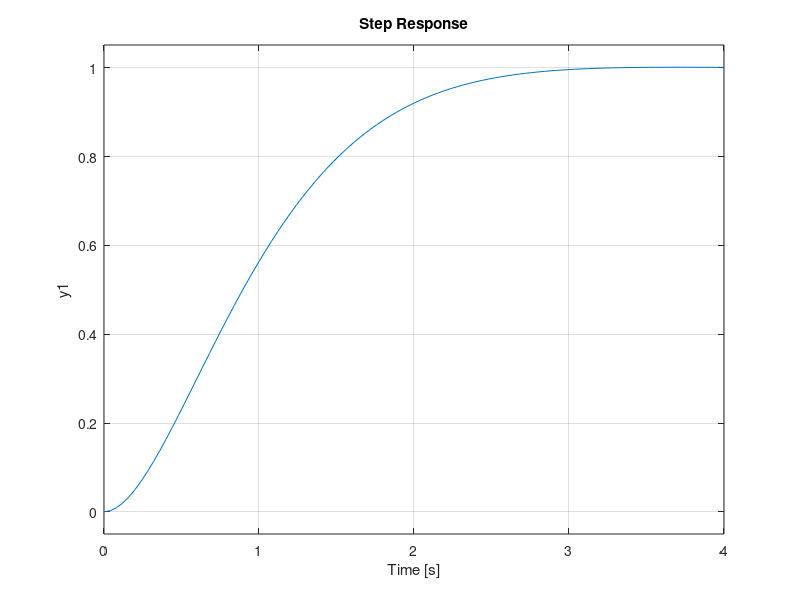
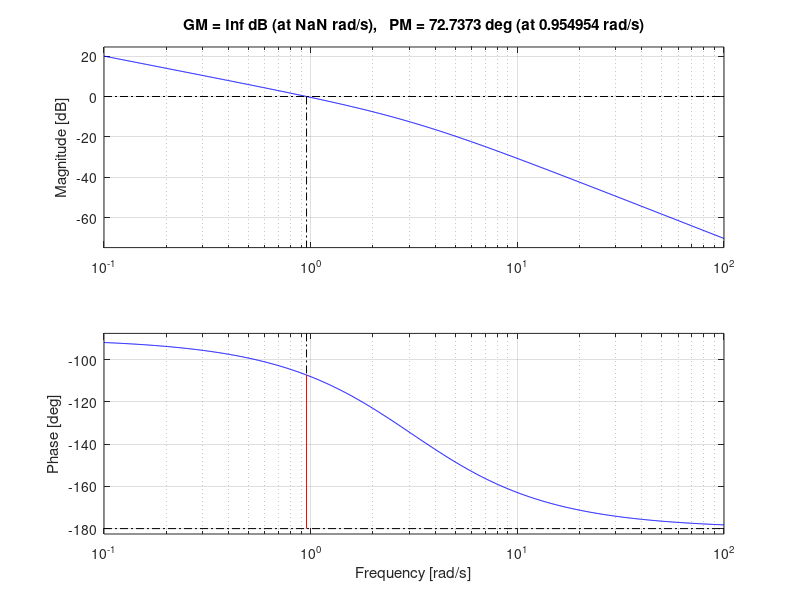
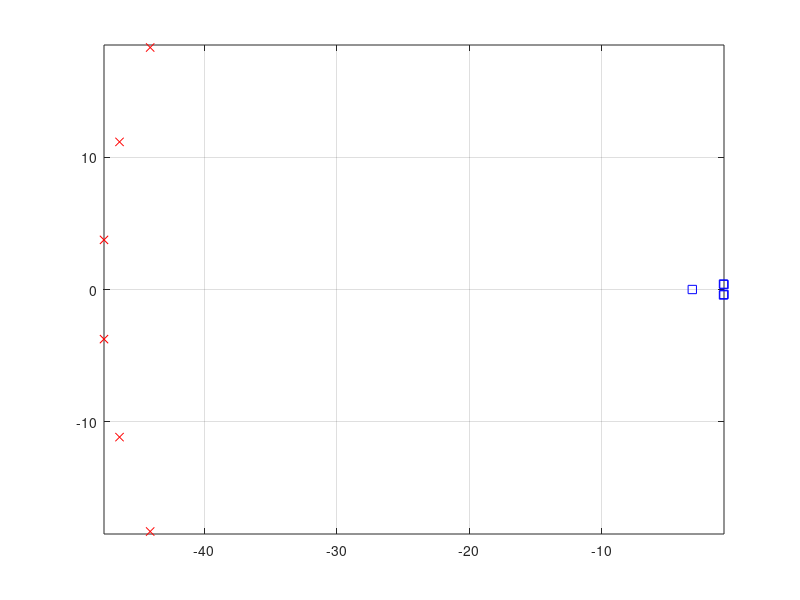
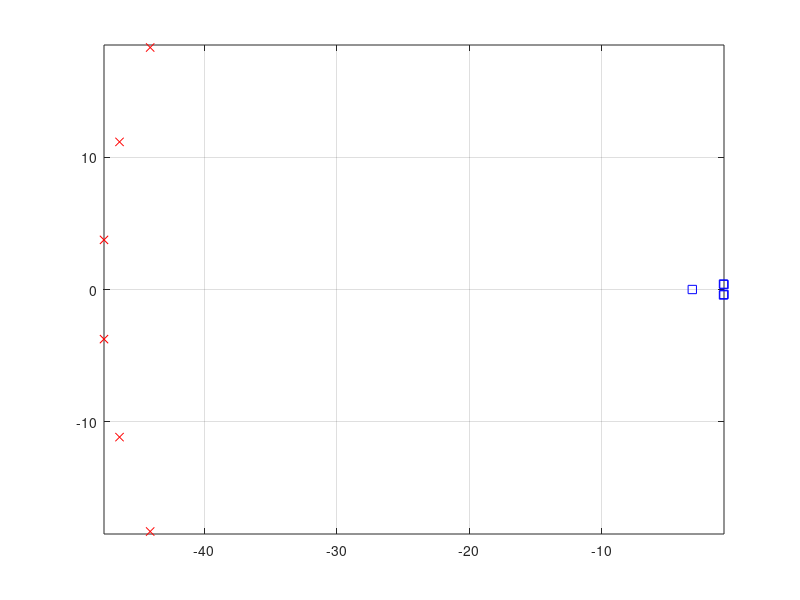

The MATLAB script that drew these images, in order:
%% *----------------- INITIAL SETUP --------------------*
% This file contains the initialization for the helicopter assignment in
% the course TTK4115. Run this file before you execute QuaRC_ -> Build 
% to build the file heli_q8.mdl.

% Oppdatert høsten 2006 av Jostein Bakkeheim
% Oppdatert høsten 2008 av Arnfinn Aas Eielsen
% Oppdatert høsten 2009 av Jonathan Ronen
% Updated fall 2010, Dominik Breu
% Updated fall 2013, Mark Haring
% Updated spring 2015, Mark Haring

% Files are saved to C:\ProgramData\QUARC\spool\win64

%%%%%%%%%%% Calibration of the encoder and the hardware for the specific
%%%%%%%%%%% helicopter
Joystick_gain_x = 1.5;
Joystick_gain_y = -3; %Defined later in code, included for section-running

%%%%%%%%%%% Physical constants
g = 9.81; % gravitational constant [m/s^2]
l_c = 0.46; % distance elevation axis to counterweight [m]
l_h = 0.66; % distance elevation axis to helicopter head [m]
l_p = 0.175; % distance pitch axis to motor [m]
m_c = 1.92; % Counterweight mass [kg]
m_p = 0.72; % Motor mass [kg]
%


%% *----------------- Part I - Mathematical Modeling --------------------*

%% |-- Task 5.1.2 - Linearization --|
V_s_star = 6.5;
E_off = 0;
K_f = -(g*(m_c*l_c-2*m_p*l_h))/(V_s_star*l_h);
K_1 = K_f/(2*m_p*l_p);
K_2 = (K_f*l_h)/(m_c*l_c^2+2*m_p*l_h^2);
K_3 = g*(m_c*l_c-2*m_p*l_h)/(m_c*l_c^2+2*m_p*(l_h^2+l_p^2));
%


%% *---------------- Part II - Monovariable control ---------------------*

%% |-- Task 5.2.1 - PD controller --|
Omega_0 = 0.558*pi;
Zeta = 0.875;
K_pp = (Omega_0)^2/K_1;
K_pd = 2*Zeta*sqrt(K_pp/(K_1));

%Closed loop
s=tf('s');
H_PD = (K_1*K_pd)/(s^2 + K_1*K_pd*s + K_1*K_pp);
figure(1)
step(H_PD)
grid on

%Open loop
G_PD = (K_1*K_pp)/(s^2 + K_1*K_pp*s);
figure(2)
margin(G_PD)
%

%% |-- Task 5.2.2 - Travel rate controller --|
%The outer loop should be at least half the speed of the inner loop
K_rp = -Omega_0/2;
%


%% *---------------- PART III - Multivariable control -------------------*

%% |-- Task 5.3.2 - LQR --|
A = [0 1 0; 0 0 0; 0 0 0];
B = [0 0; 0 K_1; K_2 0];
C = [1 0 0; 0 0 1];
D = 0;
SYS_LQR = ss(A,B,C,D, 'StateName',{'p'; 'p_dot' ;'e_dot'}, ...
    'InputName', {'V_s';'V_d'}, 'OutputName', {'p';'e_dot'});

%Aggressive tuning
Q = diag([100 30 100]);
R = diag([0.1 1]);
K = lqr(A,B,Q,R);

P = inv(C*inv(B*K-A)*B);
%

%% |-- Task 5.3.3 - Integral effect --|
Joystick_gain_y = -1.5;
A_PI = [0 1 0 0 0; 0 0 0 0 0; 0 0 0 0 0; 1 0 0 0 0; 0 0 1 0 0];
B_PI = [0 0; 0 K_1; K_2 0; 0 0; 0 0];
C_PI = [1 0 0 0 0; 0 0 1 0 0];
D_PI = 0;
SYS_LQR_I = ss(A_PI, B_PI, C_PI, D_PI, ... 
    'StateName',{'p'; 'p_dot' ;'e_dot' ; 'gamma' ; 'zeta'}, ...
    'InputName', {'V_s';'V_d'}, 'OutputName', {'p';'e_dot'});

%Aggressive tuning
Q_PI = diag([100 30 100 20 50]);
R_PI = diag([0.1 1]);
K_PI = lqr(A_PI,B_PI,Q_PI,R_PI);

K_P_PI = K_PI(1:2,1:3);
P_PI = inv(C*inv(B*K_P_PI-A)*B);
%

    
%% *---------------- PART IV - State Estimation -------------------------*

%% |-- Task 5.4.1 - Math for observer --|
A_L = [0 1 0 0 0 0; 0 0 0 0 0 0; 0 0 0 1 0 0; 0 0 0 0 0 0; 0 0 0 0 0 1; K_3 0 0 0 0 0];
B_L = [0 0; 0 K_1; 0 0; K_2 0; 0 0; 0 0];
C_L = [1 0 0 0 0 0; 0 0 1 0 0 0; 0 0 0 0 1 0];
D_L = 0;
SYS_L = ss(A_L, B_L, C_L, D_L, ... 
    'StateName',{'p'; 'p_dot' ; 'e'; 'e_dot' ; 'h' ; 'h_dot'}, ...
    'InputName', {'V_s';'V_d'}, 'OutputName', {'p';'e';'h'});
%

%% |-- Task 5.4.2 - Closed-Loop Observer --|
Q_L = diag([30 30 100 20 60]);
R_L = diag([1 1]);
K_L = lqr(A_PI,B_PI,Q_L,R_L);

K_P_L = K_L(1:2,1:3);
P_L = inv(C*inv(B*K_P_L-A)*B);

system_poles = eig(A_PI-B_PI*K_L);

r0 = max(abs(system_poles));

fr = 15;
phi = pi/8;
r = r0*fr;

spread = -phi:(phi/(2.5)):phi;

p=-r*exp(1i*spread);

figure(3)
plot(real(system_poles),imag(system_poles),'sb',real(p),imag(p),'rx');
grid on; axis equal

L = transpose(place(transpose(A_L),transpose(C_L),p));
% 

%% |-- Task 5.4.3 - Bad Closed-Loop Observer --|
%Reduce integral effect and make power less available 
Q_B_L = diag([5 3 50 0.01 0.01]);
R_B_L = diag([500 500]);
K_B_L = lqr(A_PI,B_PI,Q_L,R_L);

C_B_L = [0 0 1 0 0 0; 0 0 0 0 1 0];

K_P_B_L = K_L(1:2,1:3);
P_B_L = inv(C*inv(B*K_P_L-A)*B);

system_poles_B = eig(A_PI-B_PI*K_L);

%Attempt to keep poles faster than system, but slower than noise
p_B = -[1.5 2 2.5 3 3.5 4];
figure(4)
plot(real(system_poles_B),imag(system_poles_B),'sb',real(p),imag(p),'rx');
grid on; axis equal

B_L = transpose(place(transpose(A_L),transpose(C_B_L),p_B));
%
